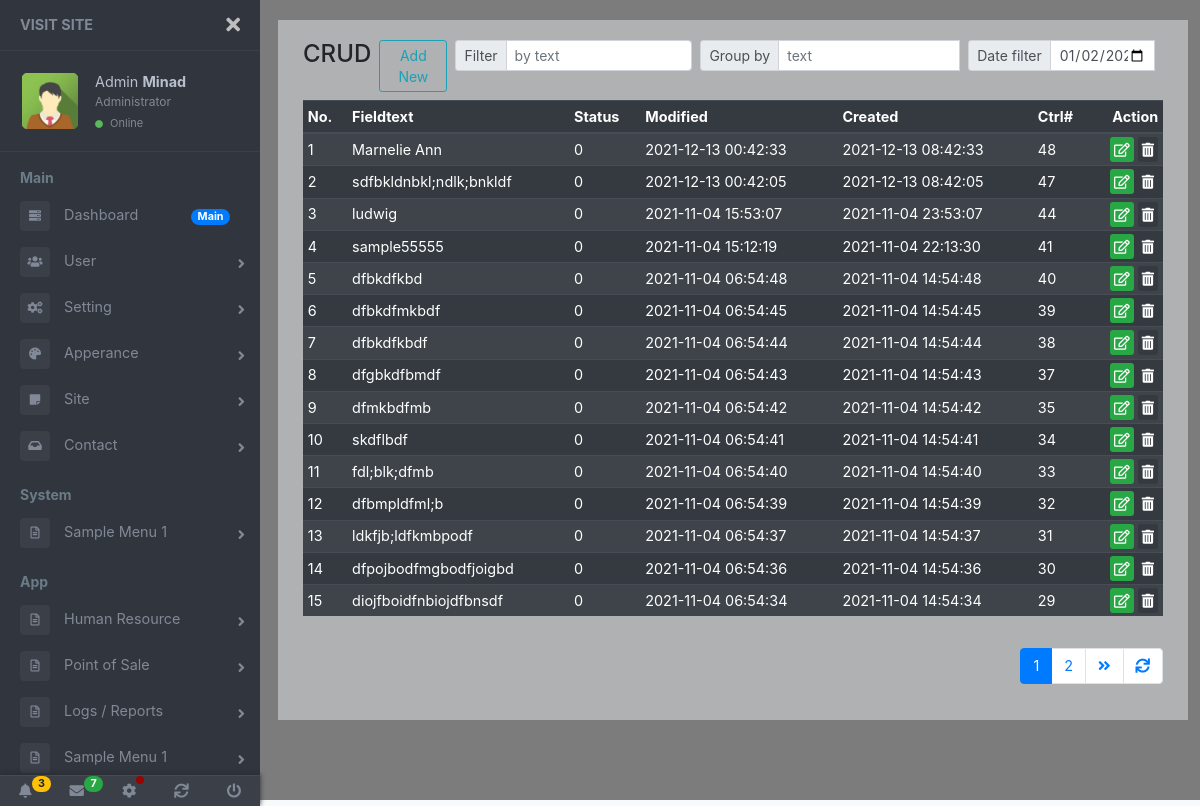
Before: /routes/crud/index.php (signed in) with the older database file.
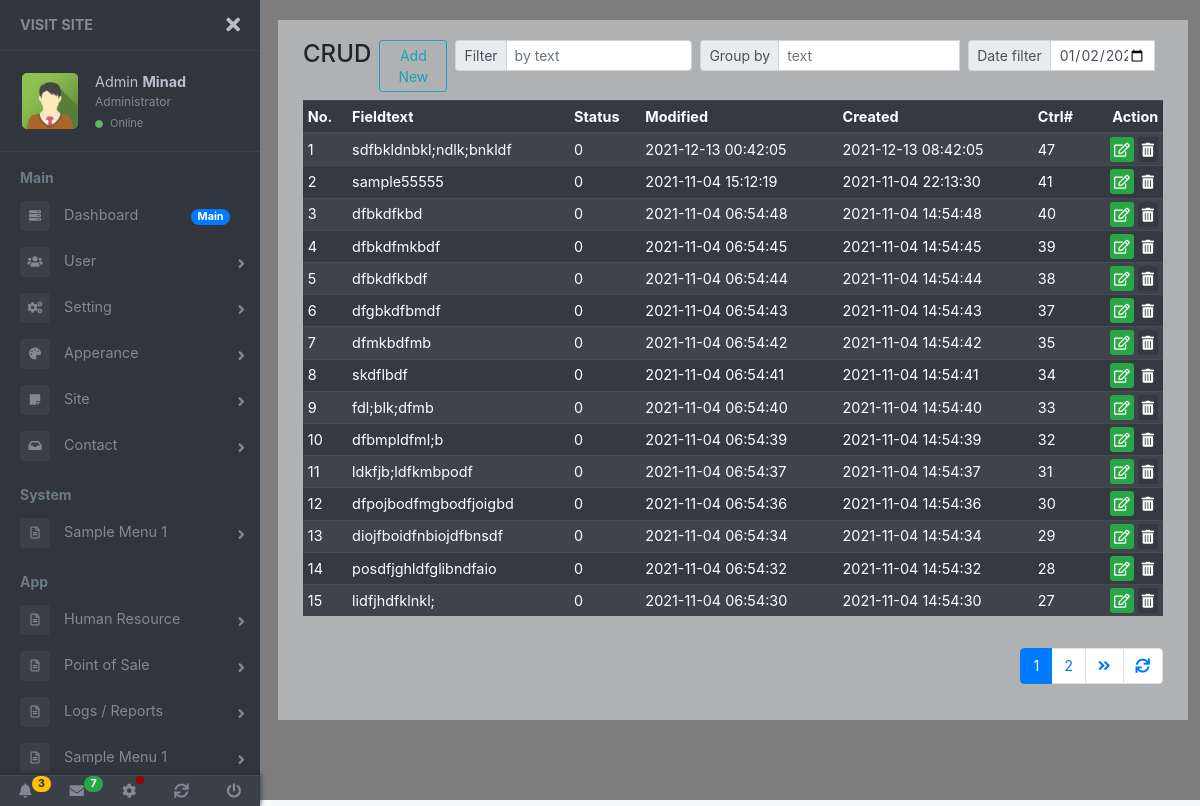
After: the same page with the newer database file.
### tables this page shows
CREATE TABLE `tblcrud` (
  `id` int(11) NOT NULL,
  `fieldtxt` varchar(254) NOT NULL,
  `status` int(1) NOT NULL,
  `created` datetime NOT NULL DEFAULT CURRENT_TIMESTAMP,
  `modified` timestamp NOT NULL DEFAULT CURRENT_TIMESTAMP ON UPDATE CURRENT_TIMESTAMP,
  `deletedx` int(1) NOT NULL
);

### routes/crud/index.php (called while the page is built, shortened)
<?php
	include_once "../../inc/core.php";
	include_once "../../content/template-part/dashboard-header.php";
	include_once "../../content/view/crud/index.php";
	include_once "../../content/template-part/dashboard-footer.php";

### inc/core.php (called while the page is built, shortened)
<?php
	$page = isset($_GET['page']) ? $_GET['page'] : 1;
	$records_per_page = 15;
	$from_record_num = ($records_per_page * $page) - $records_per_page;

### content/view/crud/viewall.php (the view)
<?php
	$tblname = "tblcrud";
	$prim_id = "id";
	$cnn = new PDO("mysql:host={$host};dbname={$db}", $unameroot, $pw);
	$qry = "SELECT fieldtxt, status, modified, created, {$prim_id} FROM {$tblname} WHERE deletedx=0 ORDER BY {$prim_id} DESC LIMIT :from_record_num, :records_per_page";
	$stmt = $cnn->prepare($qry);
	$stmt->bindParam(":from_record_num", $from_record_num, PDO::PARAM_INT);
	$stmt->bindParam(":records_per_page", $records_per_page, PDO::PARAM_INT);
	$stmt->execute();
	$num = $stmt->rowCount();
	$xno = $from_record_num;
	$qry_page = "SELECT COUNT(*) AS total_rows FROM {$tblname}";
	$stmt_page = $cnn->prepare($qry_page);
	$stmt_page->execute();
	$row_page = $stmt_page->fetch(PDO::FETCH_ASSOC);
	$total_rows = $row_page['total_rows'];
	$page_url="?";
?>
<table id="listRecView" class="table table-dark table-striped table-hover table-sm">
	<thead>
		<tr>
			<th>No.</th>
			<th>Fieldtext</th>
			<th>Status</th>
			<th>Modified</th>
			<th>Created</th>
			<th>Ctrl#</th>
			<th class="text-right">Action</th>
		</tr>
	</thead>
	<tbody>
		<?php
			if ($num>0) {
				foreach ($stmt as $row) {
					$xno++;
					extract($row);
					echo '<tr>';
						echo "<td>".$xno."</td>";
						echo "<td>{$fieldtxt}</td>";
						echo "<td>{$status}</td>";
						echo "<td>{$modified}</td>";
						echo "<td>{$created}</td>";
						echo "<td>{$id}</td>";
						echo "<td class='text-right tbl-action'>";
							echo "<a href='../../routes/crud/editupdate?id={$id}' class='btn-sm btn-success btn-inline' title='Edit'><span class='far fa-edit'></span></a>";
							echo "<a class='btn-sm btn-dark btn-inline ml-1' href='#' onclick='trash({$id})' title='Delete'><span class='fas fa-trash-alt'></span></a>";
						echo '</td>';
					echo '</tr>';
				}
			} else {
				echo '<tr>';
					echo '<td colspan="6">No record found.</td>';
				echo '</tr>';
			}
		?>
	</tbody>
</table>
<?php include_once "../../inc/paging.php"; ?>

### inc/paging.php (shortened to what this page needs)
<?php
	echo "<ul class='pagination justify-content-end pt-3'>";
		$total_pages = ceil($total_rows / $records_per_page);
		$range = 1;
		$initial_num = $page - $range;
		$condition_limit_num = ($page + $range)  + 1;
		for ($x=$initial_num; $x<$condition_limit_num; $x++) {
			if (($x > 0) && ($x <= $total_pages)) {
				if ($x == $page) {
					echo "<li class='page-item active'>";
						echo "<a class='page-link' href='javascript::void();'>{$x}</a>";
					echo "</li>";
				} else {
					echo "<li class='page-item'>";
						echo "<a class='page-link' href='{$page_url}page={$x}'>{$x}</a>";
					echo "</li>";
				}
			}
		}
		if ($page<$total_pages) {
			$next_page = $page + 1;
			echo "<li class='page-item'>";
				echo "<a class='page-link' href='{$page_url}page={$next_page}'>";
					echo "<span class='fas fa-angle-double-right'></span>";
				echo "</a>";
			echo "</li>";
		}
		echo "<li class='page-item'>";
			echo "<a class='page-link' href='' title='Refresh'>";
				echo "<span class='fas fa-sync'></span>";
			echo "</a>";
		echo "</li>";
	echo "</ul>";
?>

Changed rows visible on the page:
no longer on this page (row edited): tblcrud: fieldtxt "Marnelie Ann", status "0", modified "2021-12-13 00:42:33", created "2021-12-13 08:42:33", id "48"
no longer on this page (row edited): tblcrud: fieldtxt "ludwig", status "0", modified "2021-11-04 15:53:07", created "2021-11-04 23:53:07", id "44"
now on this page (row unchanged): tblcrud: fieldtxt "posdfjghldfglibndfaio", status "0", modified "2021-11-04 06:54:32", created "2021-11-04 14:54:32", id "28"
now on this page (row unchanged): tblcrud: fieldtxt "lidfjhdfklnkl;", status "0", modified "2021-11-04 06:54:30", created "2021-11-04 14:54:30", id "27"
